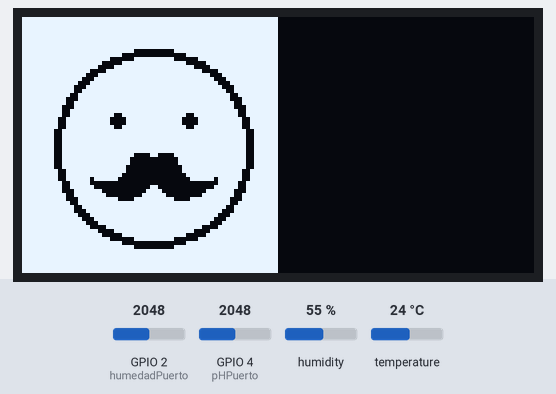
A sketch run on a simulated ESP32. Parts: 128×64 one-colour display. Inputs (shaded band) come from the test bench; at power-on: GPIO 2 (humedadPuerto) = 2048, GPIO 4 (pHPuerto) = 2048, humidity 55 %, temperature 24 °C. WiFi joins after 1.5 s; servers stay silent unless stated; no MQTT or app messages arrive unless stated; what the sketch prints to the serial monitor is not drawn.

Above: at 6.2 s.
6.3 s: GPIO 2 (humedadPuerto) set to 3156
9.3 s: GPIO 2 (humedadPuerto) set to 3268
At 11.1 s:
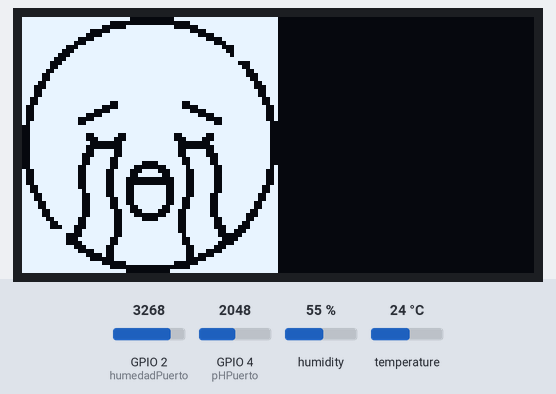
12.3 s: GPIO 2 (humedadPuerto) set to 3160
At 14.3 s:
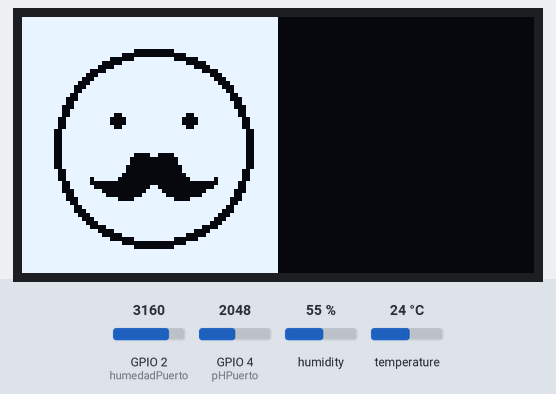
15.3 s: GPIO 2 (humedadPuerto) set to 3240
At 16.6 s:
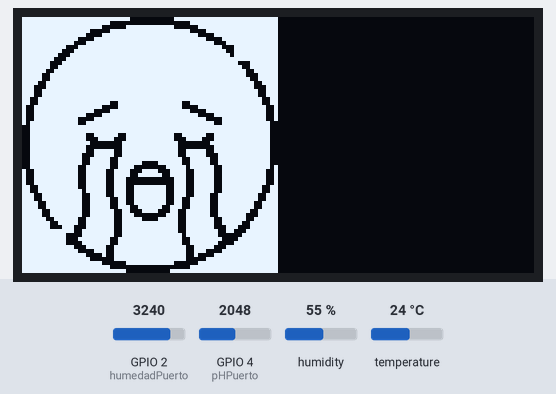
Timing chart, 0 to 18.3 s (numbered marks = the images above; inputs shaded):
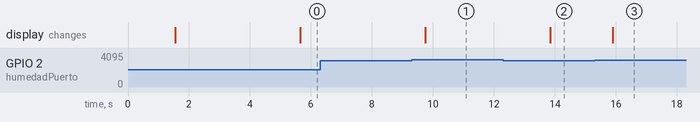

Measured:
- the behaviour switches between 3199 and 3200 on GPIO 2 (humedadPuerto) (found by bisection; images 0 and 1)
- after the input at 6.3 s, every drawn part: stays the same
- after the input at 9.3 s, the display: changes after 0.45 s (image 1)
- after the input at 12.3 s, the display: changes after 1.5 s (image 2)
- after the input at 15.3 s, the display: changes after 0.60 s (image 3)

The sketch:

V1.0.1.1_ALPHA_BUILD.ino
```cpp
#include <DHT.h>
#include <DHT_U.h>
#include <Wire.h>
#include <Adafruit_GFX.h>
#include <Adafruit_SSD1306.h>
#include <WiFi.h>
#include <PubSubClient.h>

float temperatura_sensor1 = 0;
float humedad_sensor1 = 0;

// inicializar a la esp32 como cliente MQTT (Mosquitto)
WiFiClient espClient;
PubSubClient client(espClient);
long lastMsg = 0;
char msg[50];
int value = 0;

// INICIALIZAR A LA PANTALLA SSD1306
#define SCREEN_WIDTH 128 // OLED display width, in pixels
#define SCREEN_HEIGHT 64 // OLED display height, in pixels

// Declaration for an SSD1306 display connected to I2C (SDA, SCL pins)
Adafruit_SSD1306 display(SCREEN_WIDTH, SCREEN_HEIGHT, &Wire, -1);

#define sensorDHT1 15
#define DHTTYPE DHT11   // DHT 11


DHT dht(sensorDHT1, DHTTYPE);

// SSID / Pasword de nuestro modem de internet
const char* ssid = "INFINITUM7DR3_2.4";
const char* password = "rCtASAp94a";
// dirección broker MQTT
const char* mqtt_server = "192.168.1.66";


const int humedadPuerto = 2;
float humedadValor = 0;

const int pHPuerto = 4;
float pHValor = 0;
float valpH = 0;


static const uint8_t image_data_tite[512] = {
    0xff, 0xff, 0xff, 0xe0, 0x03, 0xff, 0xff, 0xff,
    0xff, 0xff, 0xfc, 0x00, 0x00, 0x3f, 0xff, 0xff,
    0xff, 0xff, 0xf0, 0x3f, 0xfc, 0x0f, 0xff, 0xff,
    0xff, 0xff, 0x83, 0xff, 0xff, 0xc3, 0xff, 0xff,
    0xff, 0xff, 0x0f, 0xff, 0xff, 0xf0, 0xff, 0xff,
    0xff, 0xfc, 0x3f, 0xff, 0xff, 0xfc, 0x3f, 0xff,
    0xff, 0xf8, 0xff, 0xff, 0xff, 0xff, 0x1f, 0xff,
    0xff, 0xe3, 0xff, 0xff, 0xff, 0xff, 0xc7, 0xff,
    0xff, 0xc7, 0xff, 0xff, 0xff, 0xff, 0xe7, 0xff,
    0xff, 0x8f, 0xff, 0xff, 0xff, 0xff, 0xf7, 0xff,
    0xff, 0x1f, 0xff, 0xff, 0xff, 0xff, 0xff, 0xff,
    0xfe, 0x3f, 0xff, 0xff, 0xff, 0xff, 0xfc, 0x7f,
    0xfe, 0x7f, 0xff, 0xff, 0xff, 0xff, 0xfe, 0x7f,
    0xfc, 0xff, 0xff, 0xff, 0xff, 0xff, 0xff, 0x3f,
    0xf9, 0xff, 0xff, 0xff, 0xff, 0xff, 0xff, 0x1f,
    0xf9, 0xff, 0xff, 0xff, 0xff, 0xff, 0xff, 0x9f,
    0xf3, 0xff, 0xff, 0xff, 0xff, 0xff, 0xff, 0xcf,
    0xe3, 0xff, 0xff, 0xff, 0xff, 0xff, 0xff, 0xc7,
    0xe7, 0xff, 0xff, 0xff, 0xff, 0xff, 0xff, 0xe7,
    0xe7, 0xff, 0xff, 0xff, 0xff, 0xff, 0xff, 0xe7,
    0xcf, 0xff, 0xff, 0xff, 0xff, 0xff, 0xff, 0xf3,
    0xcf, 0xff, 0xfc, 0xff, 0xff, 0x3f, 0xff, 0xf3,
    0x9f, 0xff, 0xf0, 0xff, 0xff, 0x0f, 0xff, 0xf9,
    0x9f, 0xff, 0xc3, 0xff, 0xff, 0xc3, 0xff, 0xf9,
    0x9f, 0xff, 0x0f, 0xff, 0xff, 0xf0, 0xff, 0xf9,
    0x9f, 0xfc, 0x3f, 0xff, 0xff, 0xfc, 0x3f, 0xf9,
    0xbf, 0xfc, 0xff, 0xff, 0xff, 0xff, 0x3f, 0xfc,
    0x3f, 0xff, 0xff, 0xff, 0xff, 0xff, 0xff, 0xfc,
    0x3f, 0xff, 0xff, 0xff, 0xff, 0xff, 0xff, 0xfc,
    0x3f, 0xff, 0x3f, 0x3f, 0xfc, 0xfc, 0xff, 0xfc,
    0x3f, 0xff, 0x1e, 0x3f, 0xfc, 0x78, 0xff, 0xfc,
    0x3f, 0xff, 0x80, 0x7f, 0xfe, 0x01, 0xff, 0xfc,
    0x3f, 0xff, 0x00, 0x7f, 0xfe, 0x00, 0xff, 0xfc,
    0x3f, 0xff, 0x3e, 0x7f, 0xfe, 0x7c, 0xff, 0xfc,
    0x3f, 0xfe, 0x3e, 0x7f, 0xfe, 0x7c, 0x7f, 0xfc,
    0x3f, 0xfe, 0x7c, 0xff, 0xff, 0x3e, 0x7f, 0xfc,
    0x3f, 0xfe, 0x7c, 0xfc, 0x3f, 0x3e, 0x7f, 0xfc,
    0x3f, 0xfc, 0xfc, 0xf0, 0x0f, 0xbf, 0x3f, 0xfd,
    0x9f, 0xfc, 0xf9, 0xe3, 0xc7, 0x9f, 0x3f, 0xf9,
    0x9f, 0xfc, 0xf9, 0xe7, 0xe7, 0x9f, 0x3f, 0xf9,
    0x9f, 0xfc, 0xf9, 0xc0, 0x03, 0x9f, 0x3f, 0xf9,
    0x9f, 0xfc, 0xf9, 0xc0, 0x03, 0x9f, 0x3f, 0xf9,
    0xcf, 0xfc, 0xf9, 0xcf, 0xf3, 0x9f, 0x3f, 0xf3,
    0xcf, 0xfe, 0xf9, 0xcf, 0xf3, 0x9f, 0x3f, 0xf3,
    0xe7, 0xfe, 0x79, 0xcf, 0xf3, 0x9e, 0x7f, 0xe7,
    0xe7, 0xfe, 0x7c, 0xcf, 0xf3, 0x3e, 0x7f, 0xe7,
    0xf3, 0xfe, 0x7c, 0xcf, 0xf3, 0x3e, 0x7f, 0xcf,
    0xf3, 0xfe, 0x7c, 0xe7, 0xe7, 0x3e, 0x7f, 0xcf,
    0xf9, 0xfe, 0x7e, 0x63, 0xc6, 0x7e, 0x7f, 0x9f,
    0xf9, 0xfe, 0x7e, 0x70, 0x0e, 0x7e, 0x7f, 0x1f,
    0xfc, 0xfc, 0xfe, 0x7c, 0x3e, 0x7f, 0x3f, 0x3f,
    0xfe, 0x7c, 0xfe, 0x7f, 0xfe, 0x7f, 0x3e, 0x7f,
    0xfe, 0x38, 0xfe, 0x7f, 0xfe, 0x7f, 0x1c, 0x7f,
    0xff, 0xf9, 0xfe, 0x7f, 0xfe, 0x7f, 0x98, 0xff,
    0xff, 0xe1, 0xfe, 0x7f, 0xff, 0x7f, 0x81, 0xff,
    0xff, 0xe3, 0xfc, 0xff, 0xff, 0x3f, 0xc3, 0xff,
    0xff, 0xe1, 0xfc, 0xff, 0xff, 0x3f, 0x87, 0xff,
    0xff, 0xf8, 0xf9, 0xff, 0xff, 0x9f, 0x1f, 0xff,
    0xff, 0xfc, 0x39, 0xff, 0xff, 0x9c, 0x3f, 0xff,
    0xff, 0xff, 0x09, 0xff, 0xff, 0x90, 0xff, 0xff,
    0xff, 0xff, 0x81, 0xff, 0xff, 0x83, 0xff, 0xff,
    0xff, 0xff, 0xf0, 0x3f, 0xfc, 0x0f, 0xff, 0xff,
    0xff, 0xff, 0xfc, 0x00, 0x00, 0x3f, 0xff, 0xff,
    0xff, 0xff, 0xff, 0xc0, 0x07, 0xff, 0xff, 0xff
};

static const uint8_t image_data_feliz[512] = {
    0xff, 0xff, 0xff, 0xff, 0xff, 0xff, 0xff, 0xff,
    0xff, 0xff, 0xff, 0xff, 0xff, 0xff, 0xff, 0xff,
    0xff, 0xff, 0xff, 0xff, 0xff, 0xff, 0xff, 0xff,
    0xff, 0xff, 0xff, 0xff, 0xff, 0xff, 0xff, 0xff,
    0xff, 0xff, 0xff, 0xff, 0xff, 0xff, 0xff, 0xff,
    0xff, 0xff, 0xff, 0xff, 0xff, 0xff, 0xff, 0xff,
    0xff, 0xff, 0xff, 0xff, 0xff, 0xff, 0xff, 0xff,
    0xff, 0xff, 0xff, 0xff, 0xff, 0xff, 0xff, 0xff,
    0xff, 0xff, 0xff, 0xf0, 0x03, 0xff, 0xff, 0xff,
    0xff, 0xff, 0xff, 0x80, 0x00, 0x7f, 0xff, 0xff,
    0xff, 0xff, 0xfc, 0x0f, 0xfc, 0x0f, 0xff, 0xff,
    0xff, 0xff, 0xf0, 0x7f, 0xff, 0x83, 0xff, 0xff,
    0xff, 0xff, 0xe1, 0xff, 0xff, 0xe1, 0xff, 0xff,
    0xff, 0xff, 0x87, 0xff, 0xff, 0xf8, 0x7f, 0xff,
    0xff, 0xff, 0x1f, 0xff, 0xff, 0xfe, 0x3f, 0xff,
    0xff, 0xfe, 0x3f, 0xff, 0xff, 0xff, 0x1f, 0xff,
    0xff, 0xfc, 0x7f, 0xff, 0xff, 0xff, 0x8f, 0xff,
    0xff, 0xf8, 0xff, 0xff, 0xff, 0xff, 0xc7, 0xff,
    0xff, 0xf9, 0xff, 0xff, 0xff, 0xff, 0xe7, 0xff,
    0xff, 0xf3, 0xff, 0xff, 0xff, 0xff, 0xf3, 0xff,
    0xff, 0xe3, 0xff, 0xff, 0xff, 0xff, 0xf1, 0xff,
    0xff, 0xe7, 0xff, 0xff, 0xff, 0xff, 0xf9, 0xff,
    0xff, 0xc7, 0xff, 0xff, 0xff, 0xff, 0xf8, 0xff,
    0xff, 0xcf, 0xff, 0xff, 0xff, 0xff, 0xfc, 0xff,
    0xff, 0xcf, 0xfe, 0x7f, 0xff, 0x9f, 0xfc, 0xff,
    0xff, 0x9f, 0xfc, 0x3f, 0xff, 0x0f, 0xfe, 0x7f,
    0xff, 0x9f, 0xfc, 0x3f, 0xff, 0x0f, 0xfe, 0x7f,
    0xff, 0x9f, 0xfe, 0x7f, 0xff, 0x9f, 0xfe, 0x7f,
    0xff, 0x3f, 0xff, 0xff, 0xff, 0xff, 0xff, 0x3f,
    0xff, 0x3f, 0xff, 0xff, 0xff, 0xff, 0xff, 0x3f,
    0xff, 0x3f, 0xff, 0xff, 0xff, 0xff, 0xff, 0x3f,
    0xff, 0x3f, 0xff, 0xff, 0xff, 0xff, 0xff, 0x3f,
    0xff, 0x3f, 0xff, 0xff, 0xff, 0xff, 0xff, 0x3f,
    0xff, 0x3f, 0xff, 0xff, 0xff, 0xff, 0xff, 0x3f,
    0xff, 0x3f, 0xff, 0xf0, 0xc3, 0xff, 0xff, 0x3f,
    0xff, 0x3f, 0xff, 0xe0, 0x01, 0xff, 0xff, 0x3f,
    0xff, 0x3f, 0xff, 0xe0, 0x01, 0xff, 0xff, 0x3f,
    0xff, 0x3f, 0xff, 0xc0, 0x00, 0xff, 0xff, 0x3f,
    0xff, 0x9f, 0xff, 0xc0, 0x00, 0xff, 0xfe, 0x7f,
    0xff, 0x9f, 0xff, 0x80, 0x00, 0x7f, 0xfe, 0x7f,
    0xff, 0x9f, 0xbf, 0x00, 0x00, 0x3f, 0x7e, 0x7f,
    0xff, 0xcf, 0x80, 0x00, 0x00, 0x00, 0x7c, 0xff,
    0xff, 0xcf, 0xc0, 0x00, 0xc0, 0x00, 0xfc, 0xff,
    0xff, 0xc7, 0xf0, 0x01, 0xe0, 0x03, 0xf8, 0xff,
    0xff, 0xe7, 0xf8, 0x03, 0xf0, 0x07, 0xf9, 0xff,
    0xff, 0xe3, 0xff, 0x0f, 0xfc, 0x3f, 0xf1, 0xff,
    0xff, 0xf3, 0xff, 0xff, 0xff, 0xff, 0xf3, 0xff,
    0xff, 0xf9, 0xff, 0xff, 0xff, 0xff, 0xe7, 0xff,
    0xff, 0xf8, 0xff, 0xff, 0xff, 0xff, 0xc7, 0xff,
    0xff, 0xfc, 0x7f, 0xff, 0xff, 0xff, 0x8f, 0xff,
    0xff, 0xfe, 0x3f, 0xff, 0xff, 0xff, 0x1f, 0xff,
    0xff, 0xff, 0x1f, 0xff, 0xff, 0xfe, 0x3f, 0xff,
    0xff, 0xff, 0x87, 0xff, 0xff, 0xf8, 0x7f, 0xff,
    0xff, 0xff, 0xe1, 0xff, 0xff, 0xe1, 0xff, 0xff,
    0xff, 0xff, 0xf0, 0x7f, 0xff, 0x83, 0xff, 0xff,
    0xff, 0xff, 0xfc, 0x0f, 0xfc, 0x0f, 0xff, 0xff,
    0xff, 0xff, 0xff, 0x80, 0x00, 0x7f, 0xff, 0xff,
    0xff, 0xff, 0xff, 0xf0, 0x03, 0xff, 0xff, 0xff,
    0xff, 0xff, 0xff, 0xff, 0xff, 0xff, 0xff, 0xff,
    0xff, 0xff, 0xff, 0xff, 0xff, 0xff, 0xff, 0xff,
    0xff, 0xff, 0xff, 0xff, 0xff, 0xff, 0xff, 0xff,
    0xff, 0xff, 0xff, 0xff, 0xff, 0xff, 0xff, 0xff,
    0xff, 0xff, 0xff, 0xff, 0xff, 0xff, 0xff, 0xff,
    0xff, 0xff, 0xff, 0xff, 0xff, 0xff, 0xff, 0xff
};

void setup() {
  Serial.begin(9600);
  Serial.begin(115200);
  setup_wifi();
  client.setServer(mqtt_server, 1883);
  client.setCallback(callback);
  Serial.println(F("DHTxx test!"));
  pinMode(humedadPuerto, INPUT);
  dht.begin();

  if(!display.begin(SSD1306_SWITCHCAPVCC, 0x3C)) { // Address 0x3D for 128x64
    Serial.println(F("SSD1306 allocation failed"));
    for(;;);
  }
  delay(2000);
  display.clearDisplay();

  display.setTextSize(1);
  display.setTextColor(WHITE);
  display.setCursor(0, 10);

}


// ***** VOID SETUP_WIFI() ***********

void setup_wifi(){
  delay(10);
  Serial.println();
  Serial.print("Conectando a ");
  Serial.println(ssid);
  WiFi.begin(ssid,password);
  while(WiFi.status() != WL_CONNECTED){
    delay(500);
    Serial.print(".");
  }
  Serial.println("");
  Serial.println("WiFi Conectado");
  Serial.println("IP address: ");
  Serial.println(WiFi.localIP());
}


void callback(char* topic, byte* message, unsigned int length){
  Serial.print("Mensaje recibido en topic");
  Serial.print(topic);
  Serial.print(", Message: ");
  String messageTemp;
  for(int i = 0;i < length; i++){
   Serial.print((char)message[i]);
   messageTemp += (char)message[i];
  }
  Serial.println();
}

// *************** VOID RECONNECT ***********

void reconnect(){
  while(!client.connected()){
    Serial.print("Intentando conexion MQTT...");
    if(client.connect("ESP8266Client")){
      Serial.println("conectado");
    } else{
      Serial.print("Fallo, rc = ");
      Serial.print(client.state());
      Serial.println(" Intentelo de nuevo en 5s ");
      delay(5000);
    }
  }
}


void loop() {
  delay(2000);
  if(!client.connected()){
    reconnect();
  }
  client.loop();
  long now = millis();
  if(now - lastMsg > 100){
    lastMsg = now;
  // LECTURAS DE SENSORES
 temperatura_sensor1 = dht.readTemperature();
 humedad_sensor1 = dht.readHumidity();

  humedadValor = analogRead(humedadPuerto);
  pHValor = analogRead(pHPuerto);
  if(humedadValor >= 3200){
      display.clearDisplay();
      display.drawBitmap(0, 0,image_data_tite, 64, 64, 1);
      display.display();
  } else {
      display.clearDisplay();
      display.drawBitmap(0, 0, image_data_feliz, 64, 64, 1);
      display.display();
  }
  valpH = float(pHValor) / 1023 * 5.0;
  // IMPRESIONES A PANTALLA
  Serial.println("Humedad: ");
  Serial.println(humedad_sensor1);
  char humString1[8];
  dtostrf(humedad_sensor1, 1, 2, humString1);
  client.publish("esp32/humedad", humString1);

  Serial.println("Temperatura: ");
  Serial.println(temperatura_sensor1);
  char tempString[8];
  dtostrf(temperatura_sensor1, 1, 2, tempString);
  client.publish("esp32/temperatura", tempString);

  Serial.println("Humedad Suelo: ");
  Serial.println(humedadValor);
  char humsString[8];
  dtostrf(humedadValor, 1, 2, humsString);
  client.publish("esp32/hsuelo", humsString);

  Serial.println("pH Valor: ");
  Serial.print(valpH);
  char valpHString[8];
  dtostrf(valpH, 1, 2, valpHString);
  client.publish("esp32/pH", valpHString);

  }
}
```
